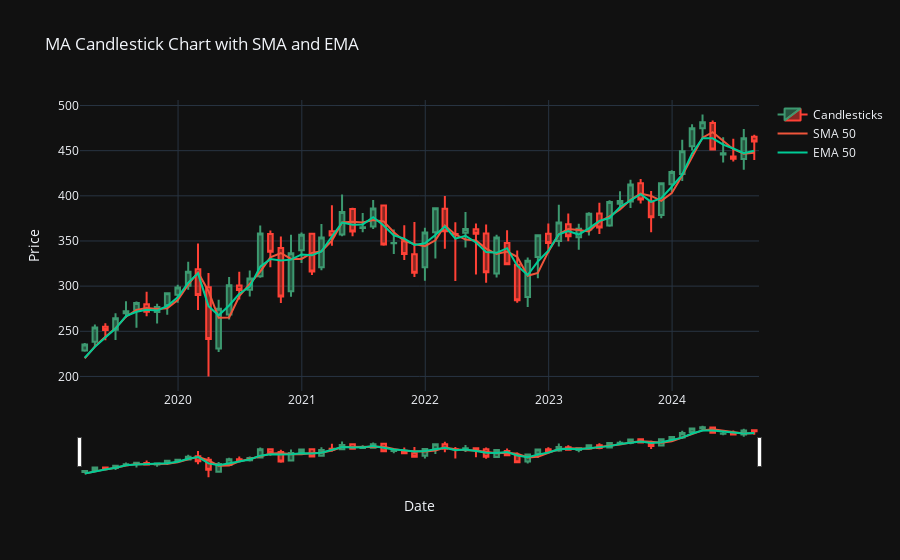

The notebook cell this image was saved under:
### Markdown cell above
#### Now let's make use of some of the other features in our dataset and make a Candlestick Chart.

### Code cell
# We will again be using monthly sampling for interpretability
ma_monthly_candles = ma_data.resample('ME').agg({
    'Open_core' : 'first',
    'High_core' : 'max',
    'Low_core' : 'min',
    'Close_core' : 'last',
    'Volume_core' : 'sum',
    'SMA_core' : 'last',
    'EMA_core' : 'last'
})

# Let's start by compiling the features we need for this one.
fig = go.Figure(data = [go.Candlestick(x = ma_monthly_candles.index,
                open = ma_monthly_candles['Open_core'],
                high = ma_monthly_candles['High_core'],
                low = ma_monthly_candles['Low_core'],
                close = ma_monthly_candles['Close_core'],
                name = 'Candlesticks')])

# Now adding in the SMA again
fig.add_trace(go.Scatter(x = ma_monthly_candles.index, y = ma_monthly_candles['SMA_core'], mode = 'lines', name = 'SMA 50'))

# Adding in the EMA as well
fig.add_trace(go.Scatter(x = ma_monthly_candles.index, y = ma_monthly_candles['EMA_core'], mode = 'lines', name = 'EMA 50'))

fig.update_layout(title = 'MA Candlestick Chart with SMA and EMA', xaxis_title = 'Date', yaxis_title = 'Price', template = 'plotly_dark')

fig.show()
